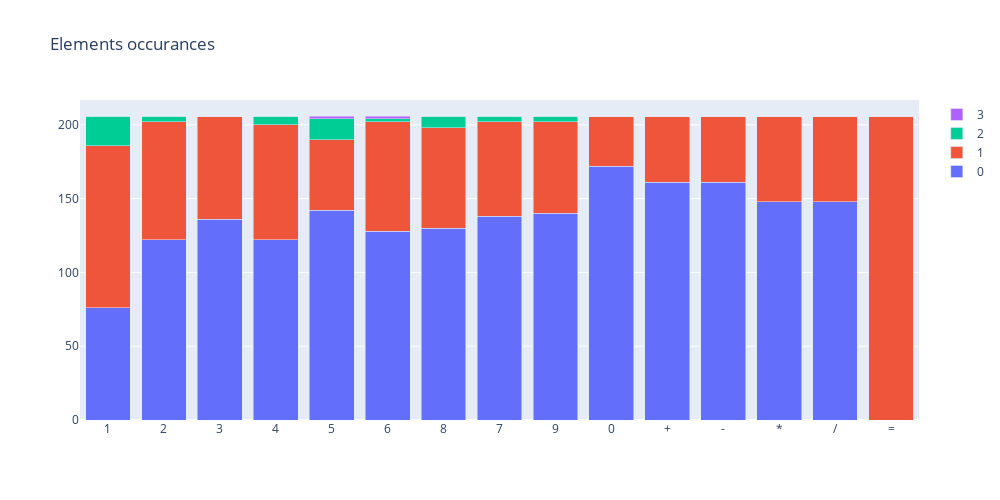

Notebook cell for this chart:
### Code cell
# Plotting bars

fig = go.Figure()

for i in range(min(*df_elements_occurances.columns), max(*df_elements_occurances.columns) + 1):
    fig.add_trace(go.Bar(x=df_elements_occurances.index, y=df_elements_occurances[i], name=i))

fig.update_layout(
    title="Elements occurances",
    barmode='stack',
    height=500,
    width=1000,
)

fig.show()

### Figure 1 — Plotly figure (JSON) as saved in the notebook; plotly's stock layout.template omitted (floating-point values rounded to 4 significant figures)
{"data": [{"name": "0", "type": "bar", "x": ["1", "2", "3", "4", "5", "6", "8", "7", "9", "0", "+", "-", "*", "/", "="], "y": [76, 122, 136, 122, 142, 128, 130, 138, 140, 172, 161, 161, 148, 148, 0]}, {"name": "1", "type": "bar", "x": ["1", "2", "3", "4", "5", "6", "8", "7", "9", "0", "+", "-", "*", "/", "="], "y": [110, 80, 70, 78, 48, 74, 68, 64, 62, 34, 45, 45, 58, 58, 206]}, {"name": "2", "type": "bar", "x": ["1", "2", "3", "4", "5", "6", "8", "7", "9", "0", "+", "-", "*", "/", "="], "y": [20, 4, 0, 6, 14, 2, 8, 4, 4, 0, 0, 0, 0, 0, 0]}, {"name": "3", "type": "bar", "x": ["1", "2", "3", "4", "5", "6", "8", "7", "9", "0", "+", "-", "*", "/", "="], "y": [0, 0, 0, 0, 2, 2, 0, 0, 0, 0, 0, 0, 0, 0, 0]}], "layout": {"barmode": "stack", "height": 500, "title": {"text": "Elements occurances"}, "width": 1000}}
